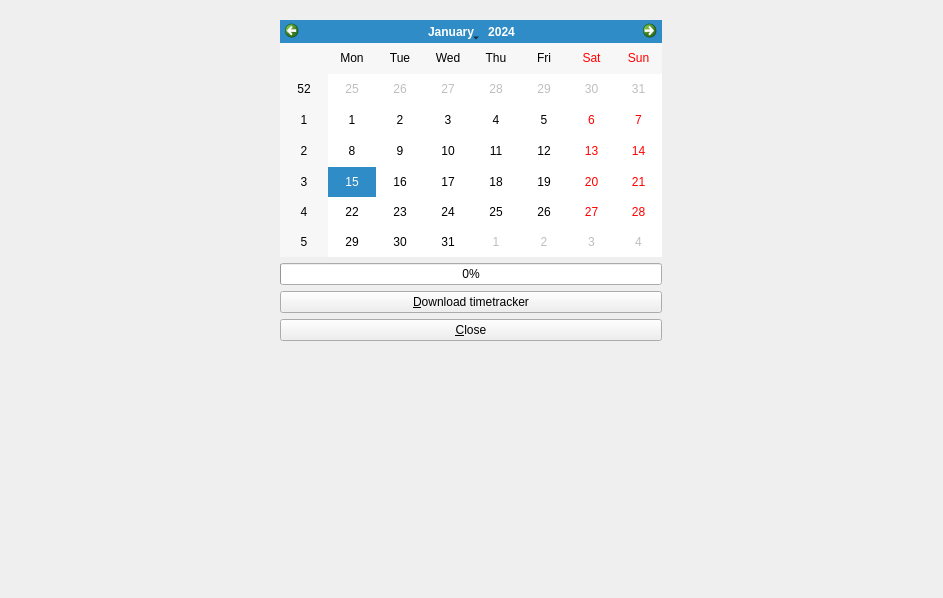
<?xml version="1.0" encoding="UTF-8"?>
<ui version="4.0">
 <class>Form</class>
 <widget class="QWidget" name="Form">
  <property name="geometry">
   <rect>
    <x>0</x>
    <y>0</y>
    <width>943</width>
    <height>598</height>
   </rect>
  </property>
  <property name="windowTitle">
   <string>Form</string>
  </property>
  <layout class="QHBoxLayout" name="horizontalLayout">
   <item>
    <widget class="QWidget" name="widget" native="true">
     <property name="maximumSize">
      <size>
       <width>400</width>
       <height>16777215</height>
      </size>
     </property>
     <layout class="QVBoxLayout" name="verticalLayout">
      <item>
       <widget class="QCalendarWidget" name="calendar">
        <property name="maximumSize">
         <size>
          <width>16777215</width>
          <height>400</height>
         </size>
        </property>
       </widget>
      </item>
      <item>
       <widget class="QProgressBar" name="progress">
        <property name="value">
         <number>0</number>
        </property>
       </widget>
      </item>
      <item>
       <widget class="QPushButton" name="pbDownload">
        <property name="text">
         <string>&amp;Download timetracker</string>
        </property>
       </widget>
      </item>
      <item>
       <widget class="QPushButton" name="pbClose">
        <property name="text">
         <string>&amp;Close</string>
        </property>
       </widget>
      </item>
      <item>
       <spacer name="verticalSpacer">
        <property name="orientation">
         <enum>Qt::Vertical</enum>
        </property>
        <property name="sizeHint" stdset="0">
         <size>
          <width>20</width>
          <height>40</height>
         </size>
        </property>
       </spacer>
      </item>
     </layout>
    </widget>
   </item>
  </layout>
 </widget>
 <resources/>
 <connections/>
</ui>
